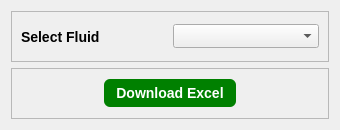
<?xml version="1.0" encoding="UTF-8"?>
<ui version="4.0">
 <class>Dialog</class>
 <widget class="QDialog" name="Dialog">
  <property name="geometry">
   <rect>
    <x>0</x>
    <y>0</y>
    <width>340</width>
    <height>130</height>
   </rect>
  </property>
  <property name="maximumSize">
   <size>
    <width>340</width>
    <height>130</height>
   </size>
  </property>
  <property name="windowTitle">
   <string>Dialog</string>
  </property>
  <property name="styleSheet">
   <string notr="true">QLabel {
	font-size: 14px;
	font-weight: 500;
}

QComboBox {
	font-size: 14px;
}</string>
  </property>
  <layout class="QVBoxLayout" name="verticalLayout">
   <item>
    <widget class="QFrame" name="frame_2">
     <property name="frameShape">
      <enum>QFrame::StyledPanel</enum>
     </property>
     <property name="frameShadow">
      <enum>QFrame::Raised</enum>
     </property>
     <layout class="QHBoxLayout" name="horizontalLayout_2">
      <item>
       <widget class="QLabel" name="label_2">
        <property name="text">
         <string>Select Fluid</string>
        </property>
       </widget>
      </item>
      <item>
       <widget class="QComboBox" name="fluidNameDropdown"/>
      </item>
     </layout>
    </widget>
   </item>
   <item>
    <widget class="QFrame" name="frame_3">
     <property name="styleSheet">
      <string notr="true">QPushButton {
	border-radius: 6px;
	color: white;
	padding: 6px 12px;
	font: bold;
	font-size: 14px;
	background-color: green;
}</string>
     </property>
     <property name="frameShape">
      <enum>QFrame::StyledPanel</enum>
     </property>
     <property name="frameShadow">
      <enum>QFrame::Raised</enum>
     </property>
     <layout class="QHBoxLayout" name="horizontalLayout_3">
      <item>
       <spacer name="horizontalSpacer_3">
        <property name="orientation">
         <enum>Qt::Horizontal</enum>
        </property>
        <property name="sizeHint" stdset="0">
         <size>
          <width>47</width>
          <height>20</height>
         </size>
        </property>
       </spacer>
      </item>
      <item>
       <widget class="QPushButton" name="reportsDownloadButton">
        <property name="text">
         <string>Download Excel</string>
        </property>
       </widget>
      </item>
      <item>
       <spacer name="horizontalSpacer_4">
        <property name="orientation">
         <enum>Qt::Horizontal</enum>
        </property>
        <property name="sizeHint" stdset="0">
         <size>
          <width>46</width>
          <height>20</height>
         </size>
        </property>
       </spacer>
      </item>
     </layout>
    </widget>
   </item>
  </layout>
 </widget>
 <resources/>
 <connections/>
</ui>
